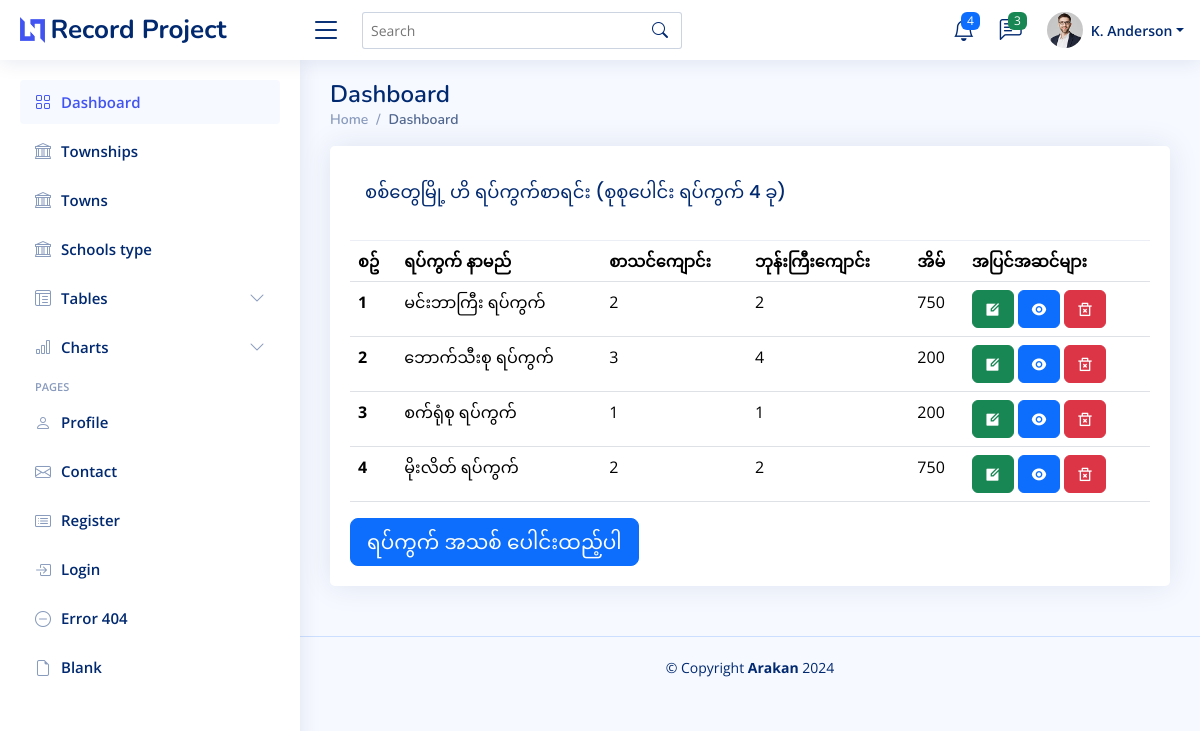
Page /town_detail/2/detail on the committed database.
### myapp/models.py (models this page shows, shortened)
class Ward(models.Model):
    town = models.ForeignKey(Town, on_delete=models.CASCADE)
    name = models.CharField(max_length=200)
    schools = models.IntegerField(blank=True, null=True)
    houses = models.IntegerField(blank=True, null=True)
    monestaries = models.IntegerField(blank=True, null=True)

class Town(models.Model):
    township = models.ForeignKey(Township, on_delete=models.CASCADE)
    name = models.CharField(max_length=200)

### myapp/views.py (the view)
# urls.py: path('town_detail/<str:pk>/detail', views.town_detail, name="town_detail_page"),
def town_detail(request, pk=id):
    town = Town.objects.filter()
    wards = Ward.objects.filter(town_id=pk)
    context ={
        'town':town,
        'wards':wards
    }
    return render(request, 'towns/town_detail.html', context)

### myapp/templates/towns/town_detail.html
{% extends "partials/master.html" %}
{% block content %}
<main id="main" class="main">
    <div class="pagetitle">
      <h1>Dashboard</h1>
      <nav>
        <ol class="breadcrumb">
          <li class="breadcrumb-item"><a href="{% url "homepage" %}">Home</a></li>
          <li class="breadcrumb-item active">Dashboard</li>
        </ol>
      </nav>
    </div>
    <section class="section dashboard">
      <div class="row">
        <div class="col col-lg-12">
            <div class="card">
            <div class="card-body">
            <div class="card-header">
              <h5 class="card-title">{{ wards.first.town.name }} ဟိ ရပ်ကွက်စာရင်း (စုစုပေါင်း ရပ်ကွက် {{ wards.count }} ခု)</h5>
            </div>
              <table class="table">
                <thead>
                  <tr>
                    <th scope="col">စဥ်</th>
                    <th scope="col">ရပ်ကွက် နာမည်</th>
                    <th scope="col">စာသင်ကျောင်း</th>
                    <th scope="col">ဘုန်းကြီးကျောင်း</th>
                    <th scope="col">အိမ်</th>
                    <th scope="col">အပြင်အဆင်များ</th>
                  </tr>
                </thead>
                <tbody>
                    {% for ward in wards %}
                    <tr>
                      <th scope="row">{{ forloop.counter }}</th>
                      <td>{{ ward.name }}</td>
                      <td>{{ ward.schools }}</td>
                      <td>{{ ward.monestaries }}</td>
                      <td>{{ ward.houses }}</td>
                      <td>
                          <a href="{% url "update_ward_page" ward.id %}" class="btn btn-success"> <i class="ri ri-edit-box-fill"></i></a>
                          <a href="" class="btn btn-primary"> <i class="ri ri-eye-fill"></i></a>
                          <a href="{% url "delete_ward_page" ward.id %}" class="btn btn-danger"> <i class="ri ri-delete-bin-2-line"></i></a>
                      </td>
                    </tr>
                    {% endfor %}
                  </tbody>
                </table>
                  <a href="{% url "create_ward_page" %}" class="btn btn-primary btn-lg">ရပ်ကွက် အသစ် ပေါင်းထည့်ပါ</a>
              </div>
              </div>
          </div>
      </div>
    </section>
  </main>
  {% endblock content %}

### myapp/static/assets/css/style.css (style rules this page uses)
:root { scroll-behavior: smooth; }
body { font-family: "Open Sans", sans-serif; background: #f6f9ff; color: #444444; }
a { color: #4154f1; text-decoration: none; }
h1, h2, h3, h4, h5, h6 { font-family: "Nunito", sans-serif; }
#main { margin-top: 60px; padding: 20px 30px; transition: all 0.3s; }
.pagetitle { margin-bottom: 10px; }
.pagetitle h1 { font-size: 24px; margin-bottom: 0; font-weight: 600; color: #012970; }
.card { margin-bottom: 30px; border: none; border-radius: 5px; box-shadow: 0px 0 30px rgba(1, 41, 112, 0.1); }
.card-header, .card-footer { border-color: #ebeef4; background-color: #fff; color: #798eb3; padding: 15px; }
.card-title { padding: 20px 0 15px 0; font-size: 18px; font-weight: 500; color: #012970; font-family: "Poppins", sans-serif; }
.card-body { padding: 0 20px 20px 20px; }
.breadcrumb { font-size: 14px; font-family: "Nunito", sans-serif; color: #899bbd; font-weight: 600; }
.breadcrumb a { color: #899bbd; transition: 0.3s; }
.breadcrumb .breadcrumb-item::before { color: #899bbd; }
.breadcrumb .active { color: #51678f; font-weight: 600; }
@media (min-width: 1200px) { #main, #footer { margin-left: 300px; } }

### rows in the picture
Ward: first.town.name "စစ်တွေမြို့", name "မင်းဘာကြီး ရပ်ကွက်", schools "2", monestaries "2", houses "750"
Ward: name "ဘောက်သီးစု ရပ်ကွက်", schools "3", monestaries "4", houses "200"
Ward: name "စက်ရုံစု ရပ်ကွက်", schools "1", monestaries "1", houses "200"
Ward: name "မိုးလိတ် ရပ်ကွက်", schools "2", monestaries "2", houses "750"

### other values in the picture
{{ wards.count }} "4"
